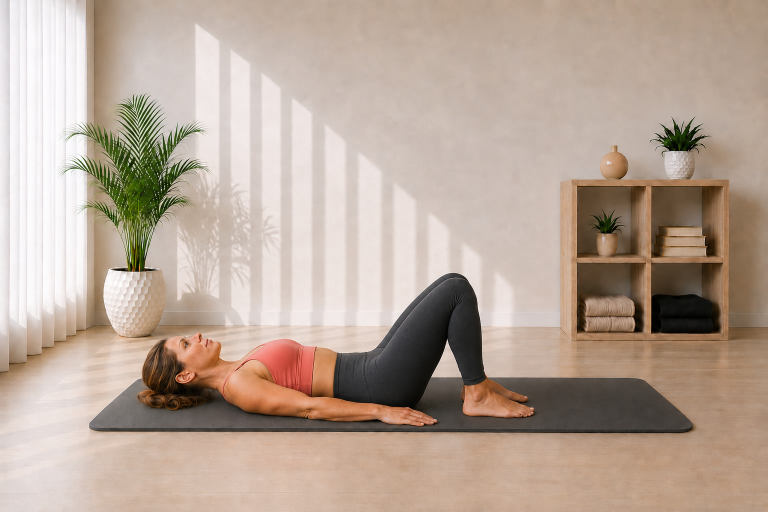
#> input picture Pilates Assets/02_Exercise_Cards/Figure Four Stretch/figure_four_stretch_start_v01.png, 1536 x 1024 px (shown at 1/2 size); the run also reads 1 picture not shown here
$ python build_figure_four_stretch_cards.py
#> lines starting #> are read from the running program, lines starting #| are printed output that depends on the picture; after the words box and inside, x2 and y2 are one past the last pixel; in counts of white or black regions, pixels touching at a corner belong together
# -*- coding: utf-8 -*-
from pathlib import Path
import hashlib

from PIL import Image, ImageDraw, ImageFont, ImageOps


BASE = Path(__file__).resolve().parent
START = BASE / "figure_four_stretch_start_v01.png"
MID = BASE / "figure_four_stretch_mid_v02.png"
HERO = BASE / "figure_four_stretch_hero_v02.png"
GUIDE = BASE / "figure_four_stretch_guide_card_v02.png"
STEP = BASE / "figure_four_stretch_step_by_step_v02.png"

EXPECTED = {
    START: "006a5e74373b4e456d6e47e6ac67f40a6d15cc8b4fc1e4ee04149001a305177c",
    MID: "65fb2659f49eced4afe657c70fc8ec5b5a9a8efe8236234fda0b1ad641caf438",
    HERO: "d65ea47afb1d5cbf9423928aded4985a68cee61e29ed9bf66de436ad83a38758",
}

BG = (244, 251, 250)
CARD = (255, 255, 255)
INK = (38, 44, 47)
MUTED = (101, 115, 119)
TEAL = (20, 154, 154)
TEAL_D = (14, 122, 123)
LINE = (210, 232, 230)
SOFT = (231, 247, 246)
WARN = (255, 247, 244)
WARN_LINE = (242, 220, 216)
WARN_ICON = (199, 92, 84)
FONT_DIR = Path(r"C:\Windows\Fonts")

GUIDE_HOW = [
    ("1", "Lehni si na záda, pokrč kolena a chodidla polož na podložku."),
    ("2", "Polož kotník pracovní nohy přes opačné stehno těsně nad kolenem. Koleno nech otevřené do strany."),
    ("3", "Zvedni opěrné chodidlo, sepni ruce za stehnem a jemně přitáhni nohy směrem k trupu."),
]

GUIDE_WATCH = (
    "Netlač rukou do kolena a nepokládej kotník přímo na kolenní kloub. "
    "Rozsah zmenši, pokud cítíš nepříjemný tlak v koleni nebo kyčli."
)

STEP_TEXTS = [
    (
        "KROK 1",
        "VÝCHOZÍ POZICE",
        START,
        "Lehni si na záda, pokrč kolena a chodidla polož na podložku.",
    ),
    (
        "KROK 2",
        "POZICE ČTYŘKY",
        MID,
        "Polož kotník pracovní nohy přes opačné stehno těsně nad kolenem. Koleno nech otevřené do strany.",
    ),
    (
        "KROK 3",
        "PROTAŽENÍ",
        HERO,
        "Zvedni opěrné chodidlo, sepni ruce za stehnem a jemně přitáhni nohy směrem k trupu.",
    ),
]

STEP_BREATH = "Dýchej klidně. S výdechem můžeš protažení jemně prohloubit."
STEP_WATCH = (
    "Netlač rukou do kolena a nepokládej kotník přímo na kolenní kloub. "
    "Rozsah zmenši, pokud cítíš nepříjemný tlak v koleni nebo kyčli."
)


def sha256(path):
    return hashlib.sha256(path.read_bytes()).hexdigest()


def font(name, size):
#> called with name = 'arialbd.ttf', size = 44
    for candidate in (FONT_DIR / name, FONT_DIR / "arial.ttf", FONT_DIR / "segoeui.ttf"):
        if candidate.exists():
            return ImageFont.truetype(str(candidate), size)
    return ImageFont.load_default()


F = {
    "title": font("arialbd.ttf", 44),
    "h2": font("arialbd.ttf", 25),
    "h3": font("arialbd.ttf", 20),
    "body": font("arial.ttf", 22),
    "small": font("arial.ttf", 17),
    "small_b": font("arialbd.ttf", 17),
    "tiny": font("arial.ttf", 14),
    "step_title": font("arialbd.ttf", 38),
    "step_h": font("arialbd.ttf", 24),
    "step_body": font("arial.ttf", 23),
}


def rounded(draw, box, radius=28, fill=CARD, outline=LINE, width=2):
    draw.rounded_rectangle(box, radius=radius, fill=fill, outline=outline, width=width)


def wrap_text(draw, text, selected_font, max_width):
    words = text.split()
    lines = []
    current = ""
    for word in words:
        candidate = (current + " " + word).strip()
        if draw.textbbox((0, 0), candidate, font=selected_font)[2] <= max_width or not current:
            current = candidate
        else:
            lines.append(current)
            current = word
    if current:
        lines.append(current)
    return lines


def draw_wrapped(draw, xy, text, selected_font, fill, max_width, line_gap=7):
    x, y = xy
    last_bottom = y
    for line in wrap_text(draw, text, selected_font, max_width):
        draw.text((x, y), line, font=selected_font, fill=fill)
        bbox = draw.textbbox((x, y), line, font=selected_font)
        last_bottom = bbox[3]
        y += draw.textbbox((0, 0), line, font=selected_font)[3] + line_gap
    return y, last_bottom


def fit_image(path, size, centering=(0.5, 0.5)):
    with Image.open(path) as source:
        return ImageOps.fit(
            source.convert("RGB"),
            size,
            method=Image.Resampling.LANCZOS,
            centering=centering,
        )


def paste_round(base, image, box, radius=22):
    x1, y1, x2, y2 = box
    size = (x2 - x1, y2 - y1)
    if image.size != size:
        image = image.resize(size, Image.Resampling.LANCZOS)
    mask = Image.new("L", size, 0)
    ImageDraw.Draw(mask).rounded_rectangle((0, 0, size[0], size[1]), radius=radius, fill=255)
    base.paste(image, (x1, y1), mask)


def center_text(draw, box, text, selected_font, fill):
    x1, y1, x2, y2 = box
    bbox = draw.textbbox((0, 0), text, font=selected_font)
    x = x1 + (x2 - x1 - (bbox[2] - bbox[0])) / 2
    y = y1 + (y2 - y1 - (bbox[3] - bbox[1])) / 2 - 2
    draw.text((x, y), text, font=selected_font, fill=fill)


def pill(draw, xy, text, selected_font, fill=SOFT, outline=LINE, text_fill=TEAL_D):
    x, y = xy
    bbox = draw.textbbox((0, 0), text, font=selected_font)
    pad_x, pad_y = 16, 8
    box = (x, y, x + bbox[2] - bbox[0] + pad_x * 2, y + bbox[3] - bbox[1] + pad_y * 2)
    draw.rounded_rectangle(box, radius=16, fill=fill, outline=outline, width=1)
    draw.text((x + pad_x, y + pad_y - 1), text, font=selected_font, fill=text_fill)
    return box[2] + 8


def draw_icon(draw, center, kind, color=TEAL):
    x, y = center
    if kind == "breath":
        draw.arc((x - 8, y - 8, x + 8, y + 8), 25, 320, fill=color, width=3)
        draw.line((x + 7, y - 8, x + 12, y - 8, x + 12, y - 3), fill=color, width=3)
    elif kind == "focus":
        draw.ellipse((x - 8, y - 8, x + 8, y + 8), outline=color, width=3)
        draw.ellipse((x - 3, y - 3, x + 3, y + 3), fill=color)
    elif kind == "repeat":
        draw.arc((x - 9, y - 7, x + 9, y + 7), 200, 20, fill=color, width=3)
        draw.polygon([(x + 8, y - 8), (x + 14, y - 5), (x + 9, y - 1)], fill=color)
    elif kind == "warn":
        draw.polygon([(x, y - 10), (x - 10, y + 9), (x + 10, y + 9)], outline=color, width=3)
        draw.line((x, y - 3, x, y + 3), fill=color, width=2)
        draw.ellipse((x - 1, y + 6, x + 1, y + 8), fill=color)


def ensure_bottom_margin(name, bottom, card_bottom, minimum=20):
    margin = card_bottom - bottom
    if margin < minimum:
        raise RuntimeError(f"{name} bottom margin {margin}px is below {minimum}px")
    return margin


def verify_sources():
    for path, expected_hash in EXPECTED.items():
        if not path.exists():
            raise FileNotFoundError(path)
        with Image.open(path) as image:
#> image is the input picture: PIL image 1536x1024 RGBA; mean R, G, B, A 183.6, 165.2, 151.4, 255
            if image.size != (1536, 1024):
                raise RuntimeError(f"Unexpected source size for {path.name}: {image.size}")
        actual_hash = sha256(path)
        if actual_hash != expected_hash:
            raise RuntimeError(f"SHA mismatch for {path.name}: {actual_hash} != {expected_hash}")
#> pass 2 of the loop in verify_sources, `for path, expected_hash in EXPECTED.items():`:
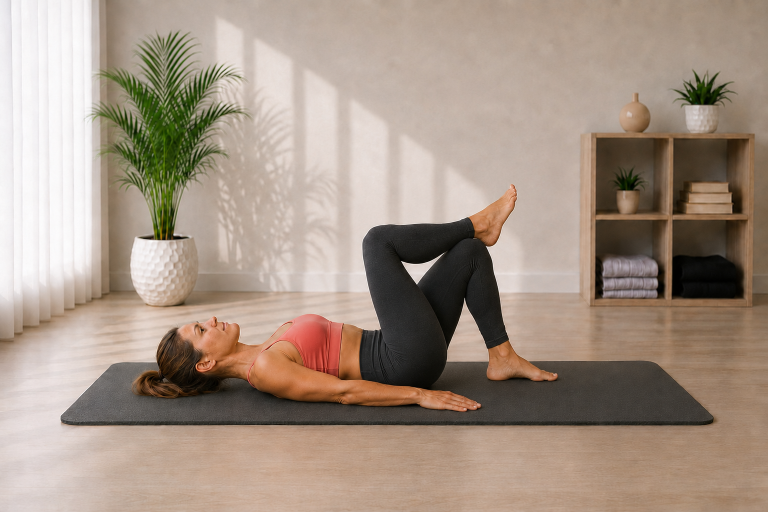
#> input picture Pilates Assets/02_Exercise_Cards/Figure Four Stretch/figure_four_stretch_mid_v02.png, 1536 x 1024 px (shown at 1/2 size)
#> in verify_sources, image is the input picture: PIL image 1536x1024 RGB; mean R, G, B 164.8, 147.3, 133
#> pass 3 of the loop in verify_sources, `for path, expected_hash in EXPECTED.items():`:
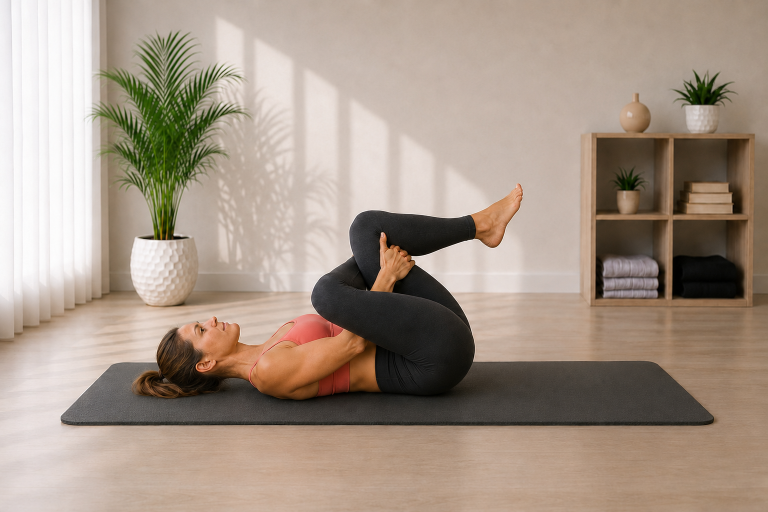
#> input picture Pilates Assets/02_Exercise_Cards/Figure Four Stretch/figure_four_stretch_hero_v02.png, 1536 x 1024 px (shown at 1/2 size)
#> in verify_sources, image is the input picture: PIL image 1536x1024 RGB; mean R, G, B 165.4, 149, 134.8


def build_guide():
    image = Image.new("RGB", (780, 1688), BG)
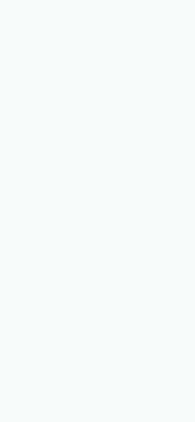
#> image: PIL image 780x1688 RGB (shown at 1/4 size); mean R, G, B 244, 251, 250
    draw = ImageDraw.Draw(image)

    rounded(draw, (34, 34, 746, 140), 28, CARD, LINE, 2)
    draw.text((62, 52), "PROTAŽENÍ HÝŽDÍ VLEŽE", font=F["title"], fill=INK)
    draw.text((62, 98), "Figure Four Stretch", font=F["small_b"], fill=TEAL_D)
    draw_wrapped(
        draw,
        (62, 118),
        "Protahuje hýždě a vnější stranu kyčle. Uvolňuje napětí bez tlaku na koleno.",
        F["tiny"],
        MUTED,
        650,
        2,
    )
    x = pill(draw, (62, 148), "Hýždě a kyčle", F["small_b"])
#> x = 165
    pill(draw, (x, 148), "Jemné protažení", F["small_b"])

    rounded(draw, (34, 196, 746, 653), 28, CARD, LINE, 2)
    paste_round(image, fit_image(HERO, (680, 393), (0.5, 0.52)), (50, 218, 730, 611), 22)
#> in paste_round, `x1, y1, x2, y2 = box`: x1 = 50; y1 = 218; x2 = 730; y2 = 611
#> in paste_round, `size = (x2 - x1, y2 - y1)`: size = (680, 393)
#> in paste_round, `ImageDraw.Draw(mask).rounded_rectangle((0, 0, size[0], size[1]), radiu..`:
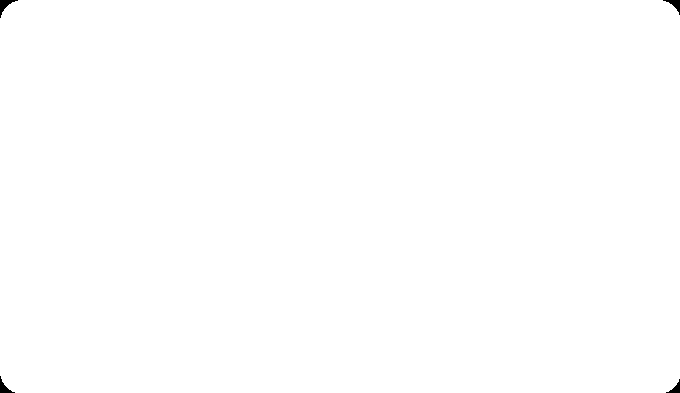
#> mask: PIL image 680x393 L; 99.9% white; 4 black regions, box (x1, y1, x2, y2) and area: (0, 0, 18, 18) 111, (663, 0, 680, 15) 93, (0, 376, 15, 393) 93, (666, 379, 680, 393) 76

    mini_y, mini_w, mini_h, gap = 675, 218, 146, 22
    xs = [34, 34 + mini_w + gap, 34 + 2 * (mini_w + gap)]
    labels = [
        ("START", "Chodidla na podložce"),
        ("POZICE ČTYŘKY", "Kotník přes stehno"),
        ("PROTAŽENÍ", "Přitáhni stehno"),
    ]
    for index, (x0, (label, caption), path) in enumerate(zip(xs, labels, (START, MID, HERO)), 1):
        rounded(draw, (x0, mini_y, x0 + mini_w, mini_y + mini_h + 58), 22, CARD, LINE, 2)
        paste_round(
            image,
            fit_image(path, (mini_w - 22, mini_h), (0.5, 0.52)),
            (x0 + 11, mini_y + 10, x0 + mini_w - 11, mini_y + 10 + mini_h),
            16,
        )
#> call 2 of fit_image, with size = (196, 146), centering = (0.5, 0.52)
#> in fit_image (call 2), `return ImageOps.fit( source.convert("RGB"), size, method=Image.Resampl..`:
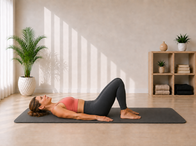
#> returned value: PIL image 196x146 RGB; mean R, G, B 181.9, 163.3, 149.2
#> call 2 of paste_round, with box = (45, 685, 241, 831), radius = 16
#> in paste_round (call 2), `x1, y1, x2, y2 = box`: x1 = 45; y1 = 685; x2 = 241; y2 = 831
#> in paste_round (call 2), `size = (x2 - x1, y2 - y1)`: size = (196, 146)
#> in paste_round (call 2), `ImageDraw.Draw(mask).rounded_rectangle((0, 0, size[0], size[1]), radiu..`:
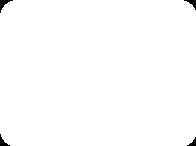
#> mask: PIL image 196x146 L; 99.3% white; 4 black regions, box (x1, y1, x2, y2) and area: (0, 0, 13, 13) 61, (184, 0, 196, 10) 48, (0, 134, 10, 146) 48, (187, 137, 196, 146) 36
        draw.ellipse((x0 + 15, mini_y + 15, x0 + 43, mini_y + 43), fill=TEAL)
        center_text(draw, (x0 + 15, mini_y + 15, x0 + 43, mini_y + 43), str(index), F["tiny"], (255, 255, 255))
        center_text(draw, (x0 + 8, mini_y + mini_h + 14, x0 + mini_w - 8, mini_y + mini_h + 40), label, F["small_b"], INK)
        center_text(draw, (x0 + 8, mini_y + mini_h + 38, x0 + mini_w - 8, mini_y + mini_h + 57), caption, F["tiny"], MUTED)
#> pass 2 of the loop in build_guide, `for index, (x0, (label, caption), path) in enumerate(zip(xs, labels, (..`:
#> pass 3 of the loop in build_guide, `for index, (x0, (label, caption), path) in enumerate(zip(xs, labels, (..`:

    info_y, box_w, box_h = 915, 218, 164
    info = [
        ("breath", "DECH", "Dýchej klidně. S výdechem můžeš protažení jemně prohloubit."),
        ("focus", "ZAMĚŘ SE", "Pánev, ramena a hlavu nech na podložce. Pracovní chodidlo drž aktivní."),
        ("repeat", "OPAKOVÁNÍ", "Drž podle dávky. Potom vystřídej strany."),
    ]
    for x0, (kind, heading, body) in zip(xs, info):
        rounded(draw, (x0, info_y, x0 + box_w, info_y + box_h), 22, CARD, LINE, 2)
        draw_icon(draw, (x0 + 28, info_y + 30), kind)
        draw.text((x0 + 48, info_y + 18), heading, font=F["small_b"], fill=TEAL_D)
        draw_wrapped(draw, (x0 + 18, info_y + 56), body, F["small"], INK, box_w - 36, 4)

    rounded(draw, (34, 1090, 746, 1412), 26, CARD, LINE, 2)
    draw.text((62, 1120), "JAK PROVÉST", font=F["h2"], fill=INK)
    y = 1165
    margins = {}
    for number_value, text in GUIDE_HOW:
        draw.ellipse((62, y + 2, 92, y + 32), fill=SOFT, outline=LINE, width=1)
        center_text(draw, (62, y + 2, 92, y + 32), number_value, F["small_b"], TEAL_D)
        y, body_bottom = draw_wrapped(draw, (106, y), text, F["body"], INK, 590, 7)
        margins[f"GUIDE STEP {number_value}"] = 1412 - body_bottom
        y += 12
#> this loop made 3 passes
#> (y, body_bottom) on passes 1 to 3: (1196, 1177), (1227, 1208), (1258, 1239)
#> after the loop, margins = {'GUIDE STEP 1': 235, 'GUIDE STEP 2': 204, 'GUIDE STEP 3': 173}; y = 1258
    margins["GUIDE HOW"] = ensure_bottom_margin("Guide how", body_bottom, 1412)
#> in ensure_bottom_margin, `margin = card_bottom - bottom`: margin = 173

    rounded(draw, (34, 1440, 746, 1618), 26, WARN, WARN_LINE, 2)
    draw_icon(draw, (64, 1473), "warn", WARN_ICON)
    draw.text((92, 1457), "HLÍDEJ SI", font=F["h3"], fill=INK)
    _, watch_bottom = draw_wrapped(draw, (62, 1500), GUIDE_WATCH, F["body"], INK, 640, 7)
#> watch_bottom = 1512
    margins["GUIDE WATCH"] = ensure_bottom_margin("Guide watch", watch_bottom, 1618)
    draw.text((54, 1640), "Moovka", font=F["tiny"], fill=MUTED)
    image.save(GUIDE)
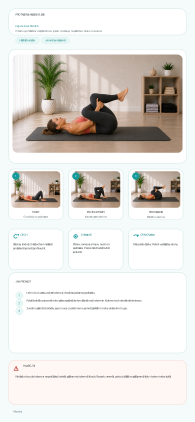
#> saved as figure_four_stretch_guide_card_v02.png: PIL image 780x1688 RGB (shown at 1/4 size); mean R, G, B 225.2, 222.5, 218.1
#> in main, `guide_margins = build_guide()`: guide_margins = {'GUIDE STEP 1': 235, 'GUIDE STEP 2': 204, 'GUIDE STEP 3': 173, 'GUIDE HOW': 173, 'GUIDE WATCH': 106}
    return margins


def build_step():
    image = Image.new("RGB", (780, 2280), BG)
#> image: PIL image 780x2280 RGB
    draw = ImageDraw.Draw(image)

    rounded(draw, (34, 34, 746, 126), 28, CARD, LINE, 2)
    draw.text((62, 56), "Krok za krokem", font=F["step_title"], fill=INK)
    draw.text((62, 98), "PROTAŽENÍ HÝŽDÍ VLEŽE / Figure Four Stretch", font=F["small_b"], fill=TEAL_D)

    y = 160
    margins = {}
    for step_label, heading, photo, body in STEP_TEXTS:
        card_height = 575
        card_bottom = y + card_height
        rounded(draw, (34, y, 746, card_bottom), 28, CARD, LINE, 2)
        draw.rounded_rectangle((58, y + 24, 148, y + 54), radius=15, fill=SOFT, outline=LINE, width=1)
        center_text(draw, (58, y + 24, 148, y + 54), step_label, F["small_b"], TEAL_D)
        draw.text((62, y + 72), heading, font=F["step_h"], fill=INK)
        image_bottom = y + 466
        paste_round(
            image,
            fit_image(photo, (656, 352), (0.5, 0.52)),
            (62, y + 114, 718, image_bottom),
            22,
        )
#> in fit_image (call 5), `return ImageOps.fit( source.convert("RGB"), size, method=Image.Resampl..`:
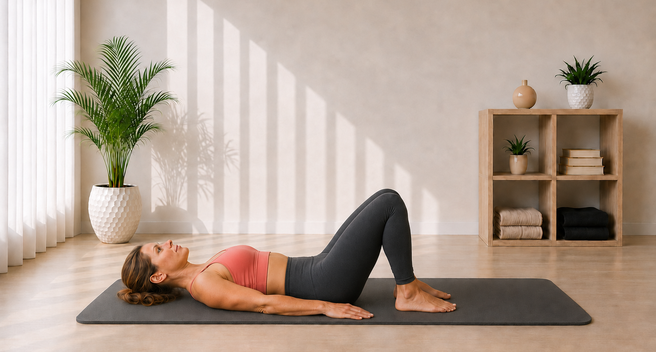
#> returned value: PIL image 656x352 RGB; mean R, G, B 180.1, 162.4, 149
        _, body_bottom = draw_wrapped(draw, (62, image_bottom + 20), body, F["step_body"], INK, 650, 7)
#> body_bottom = 658
        margins[step_label] = ensure_bottom_margin(step_label, body_bottom, card_bottom)
        y += card_height + 18
#> pass 2 of the loop in build_step, `for step_label, heading, photo, body in STEP_TEXTS:`:
#> in fit_image (call 6), `return ImageOps.fit( source.convert("RGB"), size, method=Image.Resampl..`:
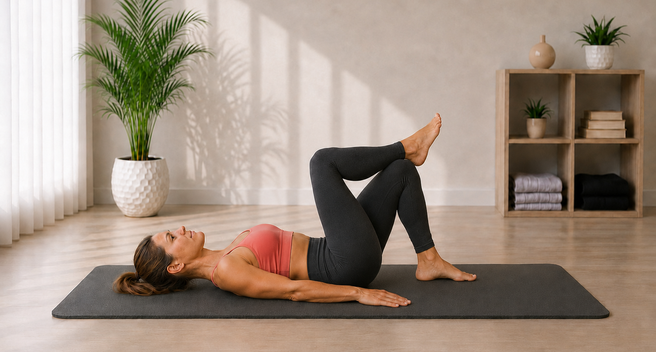
#> returned value: PIL image 656x352 RGB; mean R, G, B 159.2, 142.4, 128.2
#> y1 = 867; y2 = 1219
#> in paste_round (call 6), `base.paste(image, (x1, y1), mask)`:
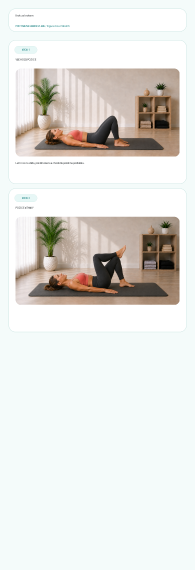
#> base: PIL image 780x2280 RGB (shown at 1/4 size); mean R, G, B 226.7, 226, 221.9
#> in build_step, `_, body_bottom = draw_wrapped(draw, (62, image_bottom + 20), body, F["..`: body_bottom = 1251
#> pass 3 of the loop in build_step, `for step_label, heading, photo, body in STEP_TEXTS:`:
#> in fit_image (call 7), `return ImageOps.fit( source.convert("RGB"), size, method=Image.Resampl..`:
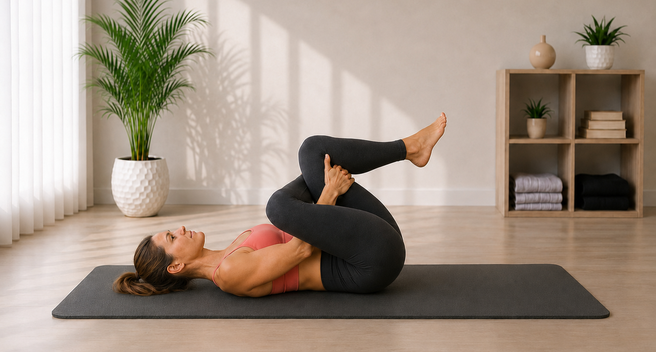
#> returned value: PIL image 656x352 RGB; mean R, G, B 159.5, 143.8, 129.8
#> y1 = 1460; y2 = 1812
#> in paste_round (call 7), `base.paste(image, (x1, y1), mask)`:
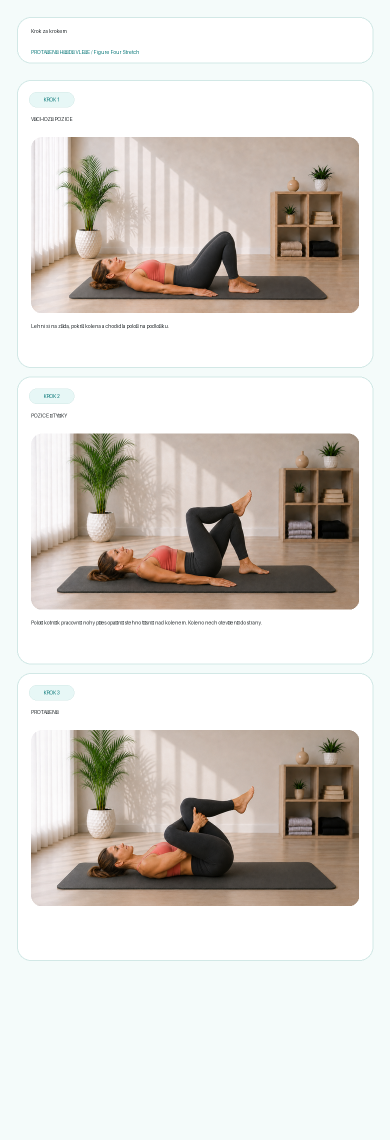
#> base: PIL image 780x2280 RGB (shown at 1/2 size); mean R, G, B 216.5, 212.2, 206.6
#> in build_step, `_, body_bottom = draw_wrapped(draw, (62, image_bottom + 20), body, F["..`: body_bottom = 1844

    rounded(draw, (34, y, 746, y + 300), 28, WARN, WARN_LINE, 2)
    draw_icon(draw, (66, y + 45), "breath", TEAL)
    draw.text((98, y + 28), "DECH", font=F["step_h"], fill=INK)
    next_y, _ = draw_wrapped(draw, (62, y + 78), STEP_BREATH, F["step_body"], INK, 650, 8)
#> next_y = 2037
    draw_icon(draw, (66, next_y + 31), "warn", WARN_ICON)
    draw.text((98, next_y + 14), "HLÍDEJ SI", font=F["step_h"], fill=INK)
    _, watch_bottom = draw_wrapped(draw, (62, next_y + 64), STEP_WATCH, F["step_body"], INK, 650, 8)
#> watch_bottom = 2113
    margins["STEP WATCH"] = ensure_bottom_margin("Step watch", watch_bottom, y + 300)
    draw.text((54, 2240), "Moovka", font=F["tiny"], fill=MUTED)
    image.save(STEP)
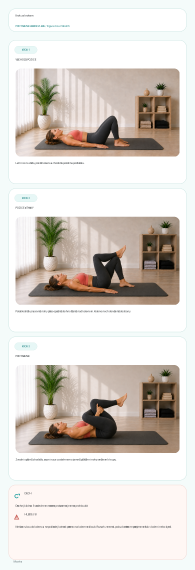
#> saved as figure_four_stretch_step_by_step_v02.png: PIL image 780x2280 RGB (shown at 1/4 size); mean R, G, B 217.4, 211.3, 205.4
    return margins


def main():
    verify_sources()
    before = {path: sha256(path) for path in EXPECTED}
    guide_margins = build_guide()
    step_margins = build_step()
#> step_margins = {'KROK 1': 77, 'KROK 2': 77, 'KROK 3': 77, 'STEP WATCH': 126}
    after = {path: sha256(path) for path in EXPECTED}
    if before != after:
        raise RuntimeError("Source image hash changed during export")

    for path, expected_size in ((GUIDE, (780, 1688)), (STEP, (780, 2280))):
        with Image.open(path) as image:
            if image.size != expected_size:
                raise RuntimeError(f"Unexpected export size for {path.name}: {image.size}")
#> pass 2 of the loop in main, `for path, expected_size in ((GUIDE, (780, 1688)), (STEP, (780, 2280))):`:

    print(f"Exported {GUIDE.name} 780x1688")
    print(f"Exported {STEP.name} 780x2280")
    for label, margin in guide_margins.items():
        print(f"{label} bottom reserve: {margin}px")
#> this loop made 5 passes
#> (label, margin) on passes 1 to 5: ('GUIDE STEP 1', 235), ('GUIDE STEP 2', 204), ('GUIDE STEP 3', 173), ('GUIDE HOW', 173), ('GUIDE WATCH', 106)
#> (printed output is left out)
    for label, margin in step_margins.items():
        print(f"{label} bottom reserve: {margin}px")
#> this loop made 4 passes
#> (label, margin) on passes 1 to 4: ('KROK 1', 77), ('KROK 2', 77), ('KROK 3', 77), ('STEP WATCH', 126)
#> (printed output is left out)
    print("Source START/MID/HERO unchanged")


if __name__ == "__main__":
    main()
